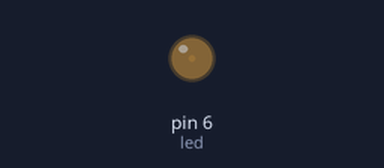
A sketch run on a simulated Arduino Uno, built with avr-gcc and run on an emulated ATmega328P. Parts: output pins drawn as LEDs (lit = HIGH).

Above: at 0.05 s.
At 0.95 s:
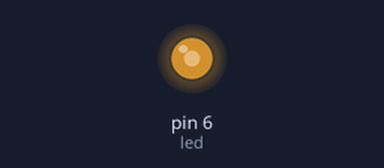
At 1.4 s:
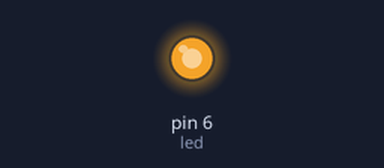
At 2.75 s:
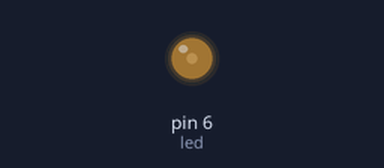
Timing chart, 0 to 7.0 s (numbered marks = the images above):
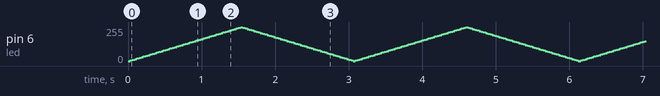

The sketch:

LEDDemo.ino
```cpp
// PWM řízení 3W LED diody
// navody.dratek.cz

// nastavení propojovacího pinu LED
#define led 6
// proměnné pro běh programu
int jas = 0;
int krok = 5;

void setup() {
  // nastavení pinu s LED jako výstupu
  pinMode(led, OUTPUT);
}

void loop() {
  // nastavení PWM hodnoty "jas" na pin "led"
  analogWrite(led, jas);
  // přičtení kroku k hodnotě jasu pro příští nastavení
  jas = jas + krok;
  // ošetření změny směru - při porušení jedné z podmínek
  // nahrajeme do kroku jeho opačnou hodnotu
  if (jas <= 0 || jas >= 255) {
    krok = -krok;
  }
  // krátká pauza pro plynulý efekt rozsvícení/stmívání
  delay(30);
}
```
